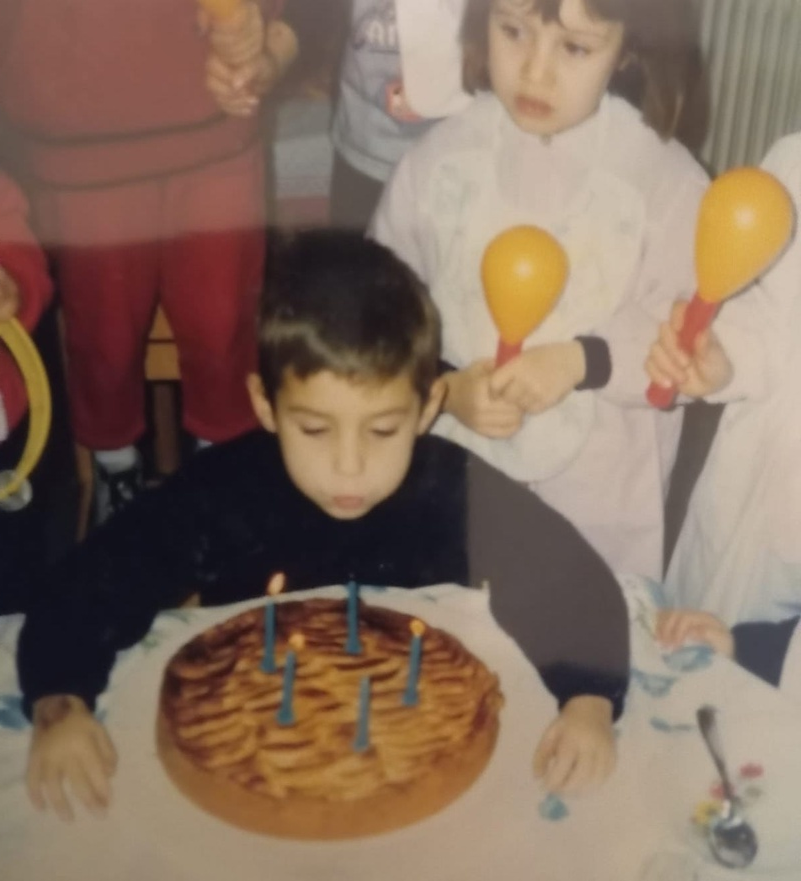
#> input picture exa/childhood-app/etxra luc images/WhatsApp Image 2026-02-19 at 13.20.23 (1).jpeg, 801 x 881 px, shrunk from 1204 x 1324 before the run
$ python -i operations.py   (imports and definitions only)   (older library calls are emulated)
#> lines starting #> are read from the running program, lines starting #| are printed output that depends on the picture; after the words box and inside, x2 and y2 are one past the last pixel; in counts of white or black regions, pixels touching at a corner belong together
#> further down, picture is the input picture: shape (881, 801, 3); mean B, G, R 94.8, 110.7, 133.3
# -*- coding: utf-8 -*-


# =============================================================================
# Docstring
# =============================================================================

"""
Dreamstack Raster - Preprocessing Operations
========================

Functional API for image preprocessing operations.
Provides stateless functions for preparing images for contour detection.
"""

# =============================================================================
# Imports
# =============================================================================

# Import | Future
from __future__ import annotations

import cv2
import numpy as np
from numpy.typing import NDArray


def to_grayscale(
    image: NDArray[np.uint8],
    method: str = "luminosity",
) -> NDArray[np.uint8]:
    """Convert image to grayscale.

    Parameters
    ----------
    image : NDArray[np.uint8]
        Input image in BGR format.
    method : str, optional
        Conversion method:
        - "luminosity": Use human perception weights (default)
        - "average": Equal weights for all channels
        - "lightness": (max + min) / 2

    Returns
    -------
    NDArray[np.uint8]
        Grayscale image.

    Examples
    --------
    >>> gray = to_grayscale(image)
    >>> gray = to_grayscale(image, method="average")
    """
    if len(image.shape) == 2:
        return image  # Already grayscale

    if method == "luminosity":
        return cv2.cvtColor(image, cv2.COLOR_BGR2GRAY)  # type: ignore[return-value]
    elif method == "average":
        return np.mean(image, axis=2).astype(np.uint8)
    elif method == "lightness":
        max_val = np.max(image, axis=2)
        min_val = np.min(image, axis=2)
        return ((max_val.astype(np.float32) + min_val) / 2).astype(np.uint8)
    else:
        raise ValueError(f"Unknown method: {method}")


def apply_clahe(
    image: NDArray[np.uint8],
    clip_limit: float = 3.0,
    tile_size: tuple[int, int] = (8, 8),
) -> NDArray[np.uint8]:
    """Apply CLAHE (Contrast Limited Adaptive Histogram Equalization).

    Enhances local contrast while limiting noise amplification.
    Works on grayscale or the L-channel of LAB color space.

    Parameters
    ----------
    image : NDArray[np.uint8]
        Input image (grayscale or BGR).
    clip_limit : float, optional
        Threshold for contrast limiting. Default 3.0.
    tile_size : tuple[int, int], optional
        Size of grid tiles for histogram equalization. Default (8, 8).

    Returns
    -------
    NDArray[np.uint8]
        Contrast-enhanced image.

    Examples
    --------
    >>> enhanced = apply_clahe(image, clip_limit=2.0)
    """
#> called with clip_limit = 3, tile_size = (8, 8)
    clahe = cv2.createCLAHE(clipLimit=clip_limit, tileGridSize=tile_size)

    if len(image.shape) == 2:
        # Grayscale
        return clahe.apply(image)  # type: ignore[return-value]
    else:
        # Color - apply to L channel in LAB space
        lab = cv2.cvtColor(image, cv2.COLOR_BGR2LAB)
#> lab: shape (881, 801, 3); mean of channels 0, 1, 2 121.6, 135, 140.1
        l_channel, a_channel, b_channel = cv2.split(lab)
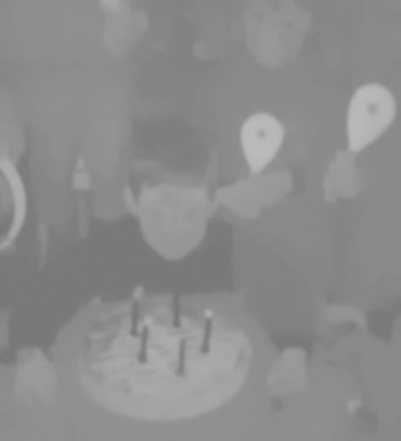
#> b_channel: shape (881, 801) (shown at 1/2 size); min 118, max 186, mean 140.1
        l_enhanced = clahe.apply(l_channel)
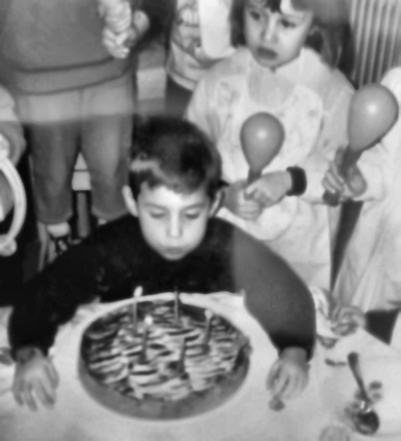
#> l_enhanced: shape (881, 801) (shown at 1/2 size); min 4, max 251, mean 129.5
        lab_enhanced = cv2.merge((l_enhanced, a_channel, b_channel))
#> lab_enhanced: shape (881, 801, 3); mean of channels 0, 1, 2 129.5, 135, 140.1
        return cv2.cvtColor(lab_enhanced, cv2.COLOR_LAB2BGR)  # type: ignore[return-value]
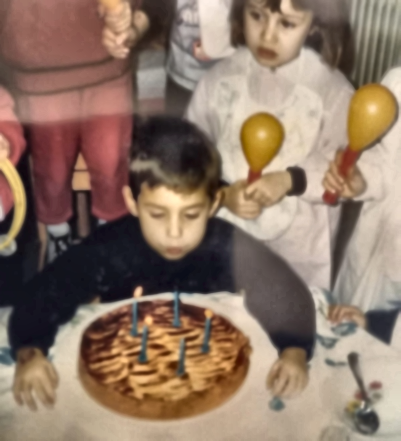
#> returned value: shape (881, 801, 3) (shown at 1/2 size); mean B, G, R 102.7, 119, 142


def binarize(
    image: NDArray[np.uint8],
    method: str = "otsu",
    threshold: int = 127,
    invert: bool = True,
    adaptive_block_size: int = 11,
    adaptive_c: int = 2,
) -> NDArray[np.uint8]:
    """Convert image to binary (black and white).

    Parameters
    ----------
    image : NDArray[np.uint8]
        Input grayscale image.
    method : str, optional
        Thresholding method:
        - "otsu": Automatic threshold using Otsu's method (default)
        - "simple": Fixed threshold value
        - "adaptive_mean": Adaptive using local mean
        - "adaptive_gaussian": Adaptive using Gaussian weighted mean
    threshold : int, optional
        Threshold value for "simple" method. Default 127.
    invert : bool, optional
        If True, objects are white on black background. Default True.
    adaptive_block_size : int, optional
        Block size for adaptive methods (must be odd). Default 11.
    adaptive_c : int, optional
        Constant subtracted from mean in adaptive methods. Default 2.

    Returns
    -------
    NDArray[np.uint8]
        Binary image (0 and 255 values only).

    Examples
    --------
    >>> binary = binarize(gray)  # Otsu's method
    >>> binary = binarize(gray, method="adaptive_gaussian")
    """
#> called with method = 'otsu', threshold = 127, invert = True, adaptive_block_size = 11, adaptive_c = 2
    # Ensure grayscale
    if len(image.shape) > 2:
        image = to_grayscale(image)

    # Determine threshold flags
    if invert:
        thresh_type = cv2.THRESH_BINARY_INV
        adaptive_type = cv2.THRESH_BINARY_INV
    else:
        thresh_type = cv2.THRESH_BINARY
        adaptive_type = cv2.THRESH_BINARY

    if method == "otsu":
        _, binary = cv2.threshold(image, 0, 255, thresh_type + cv2.THRESH_OTSU)
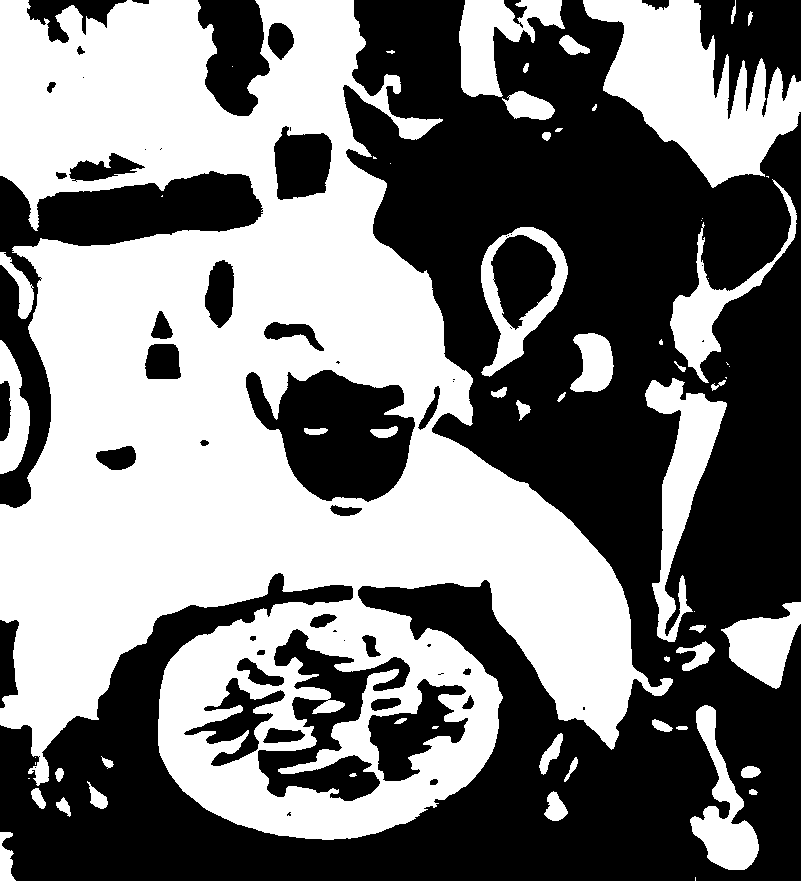
#> binary: shape (881, 801); 48.5% white; 63 white regions (18 under 20 px), largest, box (x1, y1, x2, y2) and area: (0, 0, 673, 840) 281811, (583, 0, 801, 188) 20194, (645, 378, 727, 642) 7661
    elif method == "simple":
        _, binary = cv2.threshold(image, threshold, 255, thresh_type)
    elif method == "adaptive_mean":
        binary = cv2.adaptiveThreshold(
            image,
            255,
            cv2.ADAPTIVE_THRESH_MEAN_C,
            adaptive_type,
            adaptive_block_size,
            adaptive_c,
        )
    elif method == "adaptive_gaussian":
        binary = cv2.adaptiveThreshold(
            image,
            255,
            cv2.ADAPTIVE_THRESH_GAUSSIAN_C,
            adaptive_type,
            adaptive_block_size,
            adaptive_c,
        )
    else:
        raise ValueError(f"Unknown method: {method}")

    return binary  # type: ignore[return-value]


def detect_edges(
    image: NDArray[np.uint8],
    method: str = "canny",
    low_threshold: int = 50,
    high_threshold: int = 150,
    kernel_size: int = 3,
    dilate: bool = True,
    erode: bool = True,
) -> NDArray[np.uint8]:
    """Detect edges in an image.

    Parameters
    ----------
    image : NDArray[np.uint8]
        Input image (grayscale or BGR).
    method : str, optional
        Edge detection method:
        - "canny": Canny edge detection (default)
        - "sobel": Sobel gradient magnitude
        - "laplacian": Laplacian of Gaussian
    low_threshold : int, optional
        Low threshold for Canny. Default 50.
    high_threshold : int, optional
        High threshold for Canny. Default 150.
    kernel_size : int, optional
        Kernel size for Sobel/Laplacian. Default 3.
    dilate : bool, optional
        Apply dilation to close gaps. Default True.
    erode : bool, optional
        Apply erosion to thin edges. Default True.

    Returns
    -------
    NDArray[np.uint8]
        Edge image.

    Examples
    --------
    >>> edges = detect_edges(gray)
    >>> edges = detect_edges(gray, method="sobel")
    """
#> called with method = 'canny', low_threshold = 50, high_threshold = 150, kernel_size = 3, dilate = True, erode = True
    # Ensure grayscale
    if len(image.shape) > 2:
        gray = to_grayscale(image)
    else:
        gray = image

    if method == "canny":
        edges = cv2.Canny(gray, low_threshold, high_threshold)
#> edges: shape (881, 801); 1.8% white in thin lines or dots
    elif method == "sobel":
        grad_x = cv2.Sobel(gray, cv2.CV_64F, 1, 0, ksize=kernel_size)
        grad_y = cv2.Sobel(gray, cv2.CV_64F, 0, 1, ksize=kernel_size)
        magnitude = np.sqrt(grad_x**2 + grad_y**2)
        edges = np.uint8(np.clip(magnitude, 0, 255))
    elif method == "laplacian":
        laplacian = cv2.Laplacian(gray, cv2.CV_64F, ksize=kernel_size)
        edges = np.uint8(np.abs(laplacian))
    else:
        raise ValueError(f"Unknown method: {method}")

    # Morphological operations
    kernel = np.ones((3, 3), np.uint8)
    if dilate:
        edges = cv2.dilate(np.asarray(edges, dtype=np.uint8), kernel)  # type: ignore[assignment]
#> edges: shape (881, 801); 5.9% white; 89 white regions, largest, box (x1, y1, x2, y2) and area: (66, 571, 475, 715) 3847, (255, 379, 532, 521) 2460, (203, 719, 318, 800) 1655
    if erode:
        edges = cv2.erode(np.asarray(edges, dtype=np.uint8), kernel)  # type: ignore[assignment]
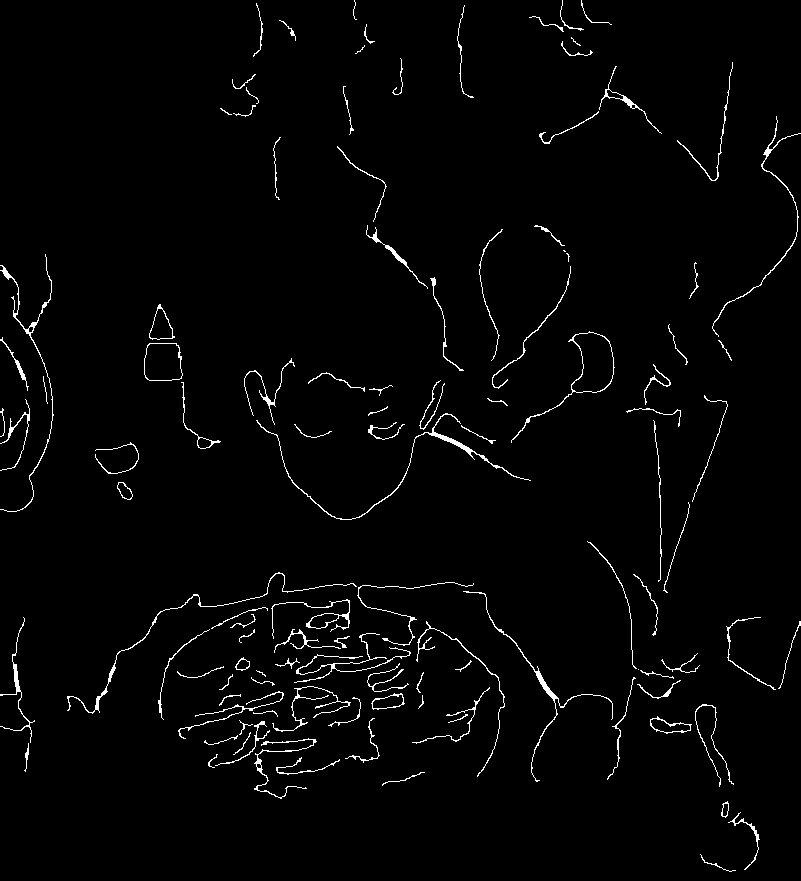
#> edges: shape (881, 801); 2% white in thin lines or dots

    return edges  # type: ignore[return-value]


# [60 lines left out: functions morphological_open, morphological_close, not called in this run]


def preprocess_for_contours(
    image: NDArray[np.uint8],
    blur_kernel: tuple[int, int] = (11, 11),
    clahe_clip: float = 3.0,
    threshold_method: str = "otsu",
) -> dict[str, NDArray[np.uint8]]:
    """Full preprocessing pipeline for contour detection.

    Applies blur, contrast enhancement, grayscale conversion,
    thresholding, and edge detection.

    Parameters
    ----------
    image : NDArray[np.uint8]
        Input image in BGR format.
    blur_kernel : tuple[int, int], optional
        Gaussian blur kernel size. Default (11, 11).
    clahe_clip : float, optional
        CLAHE clip limit. Default 3.0.
    threshold_method : str, optional
        Binarization method. Default "otsu".

    Returns
    -------
    dict[str, NDArray[np.uint8]]
        Dictionary containing all intermediate results:
        - "original": Original image copy
        - "blurred": After Gaussian blur
        - "contrast": After CLAHE
        - "grayscale": Grayscale conversion
        - "threshold": Binary threshold
        - "edges": Canny edge detection

    Examples
    --------
    >>> results = preprocess_for_contours(image)
    >>> binary = results["threshold"]
    >>> contours = find_contours(binary)
    """
    # Blur to reduce noise
    blurred = cv2.GaussianBlur(image, blur_kernel, 0)

    # Enhance contrast
    contrast = apply_clahe(blurred, clip_limit=clahe_clip)  # type: ignore[arg-type]

    # Convert to grayscale
    grayscale = to_grayscale(contrast)

    # Binarize
    threshold = binarize(grayscale, method=threshold_method)

    # Edge detection
    edges = detect_edges(grayscale)

    result: dict[str, NDArray[np.uint8]] = {
        "original": image.copy(),
        "blurred": np.asarray(blurred, dtype=np.uint8),
        "contrast": np.asarray(contrast, dtype=np.uint8),
        "grayscale": np.asarray(grayscale, dtype=np.uint8),
        "threshold": np.asarray(threshold, dtype=np.uint8),
        "edges": np.asarray(edges, dtype=np.uint8),
    }

    return result

>>> import cv2
>>> picture = cv2.imread('../../../../../exa/childhood-app/etxra luc images/WhatsApp Image 2026-02-19 at 13.20.23 (1).jpeg')
>>> result = preprocess_for_contours(picture)
#> result = 6 items

$ run again, on exa/childhood-app/etxra luc images/WhatsApp Image 2026-02-19 at 13.20.25 (1).jpeg
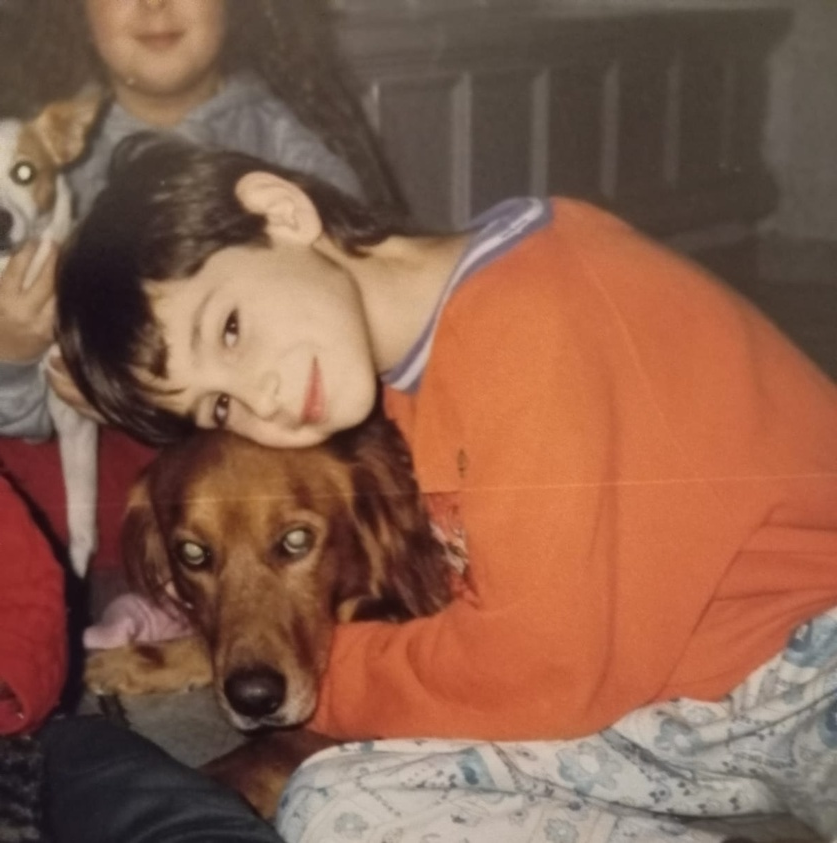
#> input picture exa/childhood-app/etxra luc images/WhatsApp Image 2026-02-19 at 13.20.25 (1).jpeg, 837 x 843 px, shrunk from 1204 x 1214 before the run
#> picture is the input picture: shape (843, 837, 3); mean B, G, R 75, 94.3, 136.1
#> lab: shape (843, 837, 3); mean of channels 0, 1, 2 111.7, 142.8, 146.1
#> lab_enhanced: shape (843, 837, 3); mean of channels 0, 1, 2 124.1, 142.8, 146.1
#> in binarize, `_, binary = cv2.threshold(image, 0, 255, thresh_type + cv2.THRESH_OTSU)`:
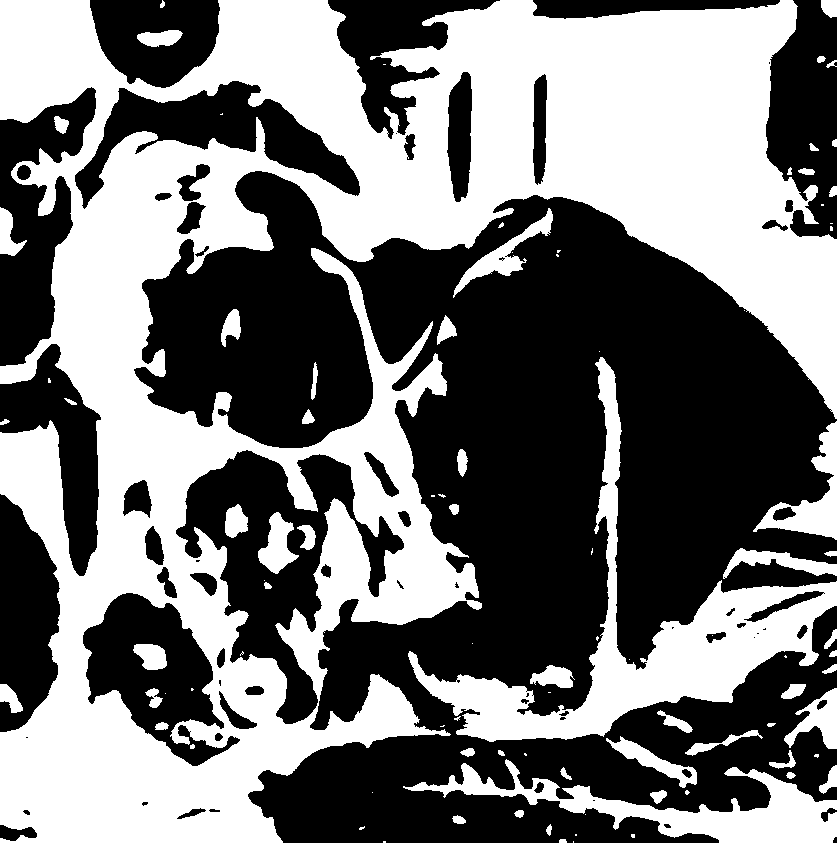
#> binary: shape (843, 837); 46.3% white; 94 white regions (36 under 20 px), largest, box (x1, y1, x2, y2) and area: (0, 0, 837, 843) 269489, (408, 357, 837, 742) 27637, (403, 759, 837, 843) 10751
#> in detect_edges, `edges = cv2.erode(np.asarray(edges, dtype=np.uint8), kernel)`:
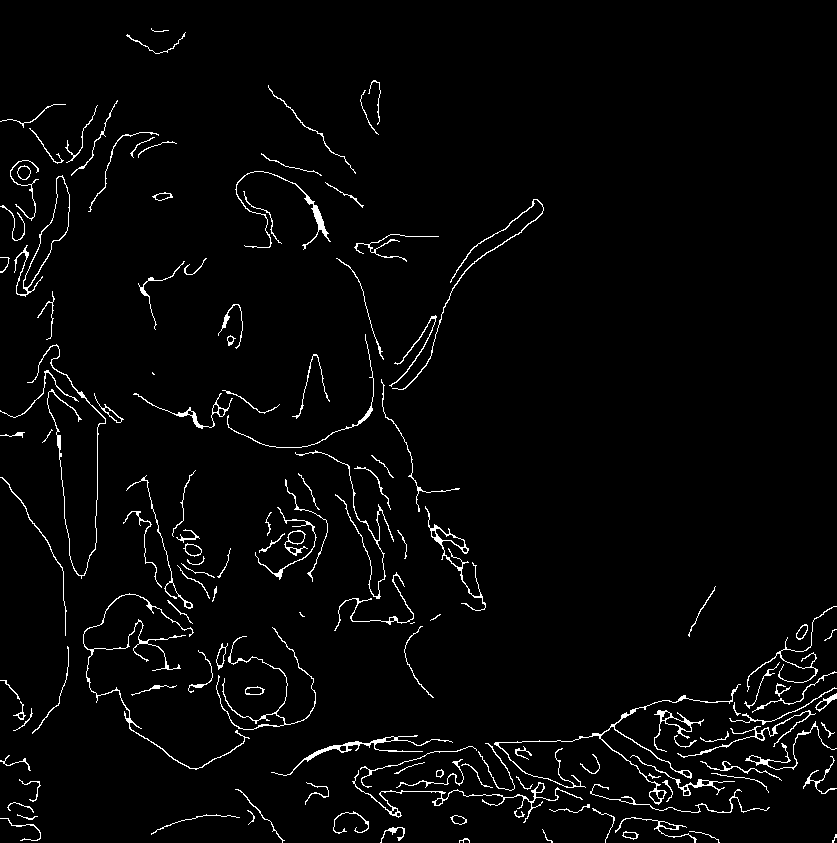
#> edges: shape (843, 837); 2.8% white in thin lines or dots
#> result = 6 items
